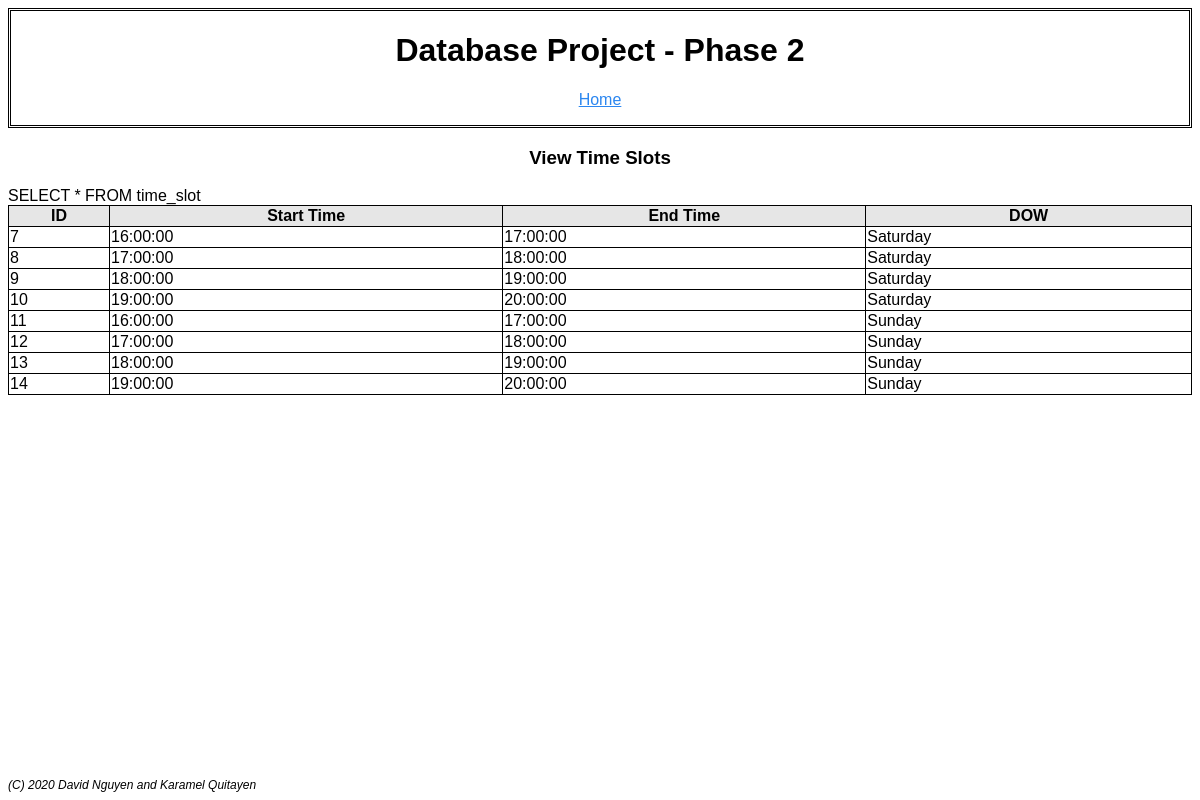
/view_time_slots_page.php, run on the app's committed database.
### tables this page shows
CREATE TABLE `time_slot` (
  `time_slot_id` int(11) NOT NULL AUTO_INCREMENT,
  `day_of_the_week` varchar(255) NOT NULL,
  `start_time` time NOT NULL,
  `end_time` time NOT NULL,
  PRIMARY KEY (`time_slot_id`)
);

### view_time_slots_page.php (the view, shortened to what this page needs)
<html>
	<body>
		<?php
			include "header.php";
		?>
		<table style='width:100%'>
			<div align='center'>
				<h3>View Time Slots</h3>
			</div>
			<?php
				$myconnection = mysqli_connect('localhost', 'root', '') or die ('Could not connect: ' . mysql_error());
				$query = "SELECT * FROM time_slot";
				echo $query . "<br>";
				$result = mysqli_query($myconnection, $query) or die ('Query failed: ' . mysql_error());
				echo "<tr><th>ID</th><th>Start Time</th><th>End Time</th><th>DOW</th></tr>";
				while ($row = mysqli_fetch_array ($result, MYSQLI_ASSOC)) {
					echo "<tr>";
					echo "<td>$row[time_slot_id]</td>";
					echo "<td>$row[start_time]</td>";
					echo "<td>$row[end_time]</td>";
					echo "<td>$row[day_of_the_week]</td>";
					echo "</tr>";
				}
			?>
		</table>
	</body
</html>

### view_time_slots_page.php (style rules this page uses)
table, th, td { border: 1px solid black; border-collapse: collapse; margin-bottom: 50px; }

### header.php (style rules this page uses)
body { font: normal 16px Verdana, Geneva, sans-serif; }
th { background-color: #e6e6e6; }

### data on the page
time_slot: time_slot_id "7", start_time "16:00:00", end_time "17:00:00", day_of_the_week "Saturday"
time_slot: time_slot_id "8", start_time "17:00:00", end_time "18:00:00", day_of_the_week "Saturday"
time_slot: time_slot_id "9", start_time "18:00:00", end_time "19:00:00", day_of_the_week "Saturday"
time_slot: time_slot_id "10", start_time "19:00:00", end_time "20:00:00", day_of_the_week "Saturday"
time_slot: time_slot_id "11", start_time "16:00:00", end_time "17:00:00", day_of_the_week "Sunday"
time_slot: time_slot_id "12", start_time "17:00:00", end_time "18:00:00", day_of_the_week "Sunday"
time_slot: time_slot_id "13", start_time "18:00:00", end_time "19:00:00", day_of_the_week "Sunday"
time_slot: time_slot_id "14", start_time "19:00:00", end_time "20:00:00", day_of_the_week "Sunday"
